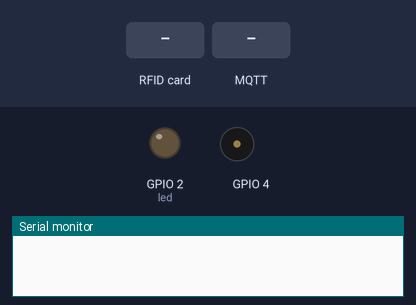
A sketch run on a simulated ESP8266 (NodeMCU). Shown: output pins drawn as LEDs (lit = HIGH), buzzer (waves = sounding), the last lines printed to the serial monitor. The inputs (shaded band) are chosen by the test bench. WiFi joins after 1.5 s; servers stay silent unless stated; no MQTT or app messages arrive unless stated.

Above: at 0.1 s.
At 4.2 s:
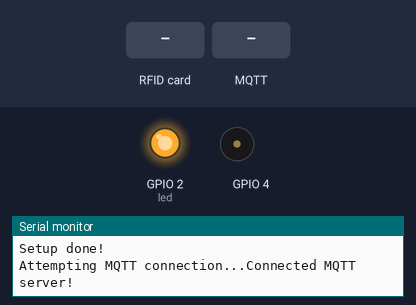
4.3 s: RFID card 5E 7A 19 C4 held to the reader
At 4.57 s:
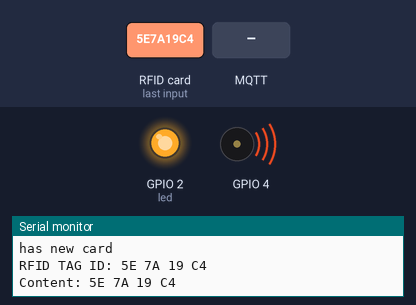
6.3 s: MQTT message "change_topic" arrives on the first subscribed topic
9.3 s: MQTT message "0" arrives on the first subscribed topic
10.8 s: MQTT message "on" arrives on the first subscribed topic
Timing chart, 0 to 13.3 s (numbered marks = the images above; inputs shaded):
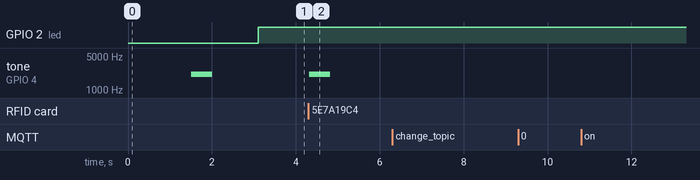

The sketch:

rfid_admin.ino
```cpp
// (licence header left out)
#include <ESP8266WiFi.h>
#include <DNSServer.h>
#include <ArduinoJson.h>
#include <ESP8266WebServer.h>
#include <WiFiManager.h>

#include <PubSubClient.h>

#include "SPI.h" // SPI library
#include "MFRC522.h" // RFID library (https://github.com/miguelbalboa/rfid)

WiFiClient espClient;
PubSubClient mqttClient(espClient);

const char* default_mqtt_server = "server.tobernguyen.com";
//const char* default_mqtt_server = "10.0.0.230";
const char* default_mqtt_port = "1883";
char mqtt_server[255];
char mqtt_port[6];
char id[20];

int led = 2;

const char* register_topic = "pas/mqtt/rfid/user_register";
const char* change_card_id_topic = "pas/mqtt/rfid/user_change";
const char* action_topic = "pas/mqtt/rfid/action";

const char* publish_topic = register_topic;

const int pinRST = 0;
const int pinSDA = 15;
MFRC522 mfrc522(pinSDA, pinRST); // Set up mfrc522 on the Arduino

void configModeCallback (WiFiManager *myWiFiManager) {
  Serial.println("Entered config mode");
  Serial.println(WiFi.softAPIP());

  Serial.println(myWiFiManager->getConfigPortalSSID());
}

void setup() {
  noTone(4);
  pinMode(led, OUTPUT);
  digitalWrite(led, LOW);
  Serial.begin(115200); // open serial connection

  WiFiManager wifiManager;
  wifiManager.setAPCallback(configModeCallback);

  WiFiManagerParameter custom_mqtt_server("server", "mqtt server", default_mqtt_server, 40);
  WiFiManagerParameter custom_mqtt_port("port", "mqtt port", default_mqtt_port, 6);
  wifiManager.addParameter(&custom_mqtt_server);
  wifiManager.addParameter(&custom_mqtt_port);

  wifiManager.resetSettings();
  if (!wifiManager.autoConnect("DONG_HM_ADMIN")) {
    Serial.println("failed to connect, we should reset as see if it connects");
    delay(3000);
    ESP.reset();
    delay(5000);
  }
  Serial.println("connected...wifi :)");
  beep();

  strcpy(mqtt_server, custom_mqtt_server.getValue());
  strcpy(mqtt_port, custom_mqtt_port.getValue());
  mqttClient.setServer(mqtt_server, atoi(mqtt_port));
  mqttClient.setCallback(callback);

  Serial.println("");
  SPI.begin(); // open SPI connection
  Serial.println("SPI begin done!");
  mfrc522.PCD_Init(); // Initialize Proximity Coupling Device (PCD)
  Serial.println("Setup done!");
}

void callback(char* topic, byte* payload, unsigned int length) {
  Serial.print("Message arrived [");
  Serial.print(topic);
  Serial.print("] ");
  for (int i = 0; i < length; i++) {
    Serial.print((char)payload[i]);
  }
  Serial.println();
  if(strcmp(topic, action_topic)==0){
    payload[length] = '\0';
    char payload_string[200];
    strncpy(payload_string, (char*)payload,sizeof(payload_string));
    Serial.println(payload_string);
    StaticJsonBuffer<200> jsonBuffer;

    JsonObject& json_message = jsonBuffer.parseObject(payload_string);

    const char* action = json_message["action"];
    if(strcmp(action,"change_topic")==0){
      publish_topic = change_card_id_topic;
      beep2();
    }

  }
}

void reconnect() {
  // Đợi tới khi kết nối
  while (!mqttClient.connected()) {
    Serial.print("Attempting MQTT connection...");

    if (mqttClient.connect("ESP8266Client_Admin")) {
      Serial.println("Connected MQTT server!");
      mqttClient.subscribe(action_topic);
    } else {
      Serial.print("failed, rc=");
      Serial.print(mqttClient.state());
      Serial.println(" try again in 1 seconds");
      delay(1000);
    }
  }
}

void beep() {
  tone(4,2093,500);
  delay(500);
  noTone(4);
  delay(1000);
}

void beep2(){
  tone(4,2093,200);
  delay(300);
  tone(4,2093,200);
  delay(500);
  noTone(4);
  delay(1000);
}

void loop() {

  analogWrite(4, -1);

  if (!mqttClient.connected()) {
    digitalWrite(led, LOW);
    reconnect();
  }
  digitalWrite(led, HIGH);

  mqttClient.loop();

  if (mfrc522.PICC_IsNewCardPresent()) { // (true, if RFID tag/card is present ) PICC = Proximity Integrated Circuit Card
    Serial.println("has new card");
    if(mfrc522.PICC_ReadCardSerial()) { // true, if RFID tag/card was read
      String content= "";
      Serial.print("RFID TAG ID:");
      for (byte i = 0; i < mfrc522.uid.size; ++i) { // read id (in parts)
        Serial.print(mfrc522.uid.uidByte[i] < 0x10 ? " 0" : " ");
        Serial.print(mfrc522.uid.uidByte[i], HEX);
        content.concat(String(mfrc522.uid.uidByte[i] < 0x10 ? " 0" : " "));
        content.concat(String(mfrc522.uid.uidByte[i], HEX));
//        Serial.print(mfrc522.uid.uidByte[i], HEX); // print id as hex values
//        Serial.print(" "); // add space between hex blocks to increase readability
      }
      content.toUpperCase();
      content = content.substring(1);
      Serial.println();
      Serial.print("Content: ");
      Serial.print(content);
//      strcpy(id, content);
      mqttClient.publish(publish_topic, content.c_str());
      if(strcmp(publish_topic, register_topic)==0){
        beep();
      } else {
        publish_topic = register_topic;
        beep2();
      }

      Serial.println();
      delay(2000);
    }
  }
}
```

Measured:
- after the input at 4.3 s, tone on GPIO 4: silent → 2093 Hz at once, → silent 0.50 s later
